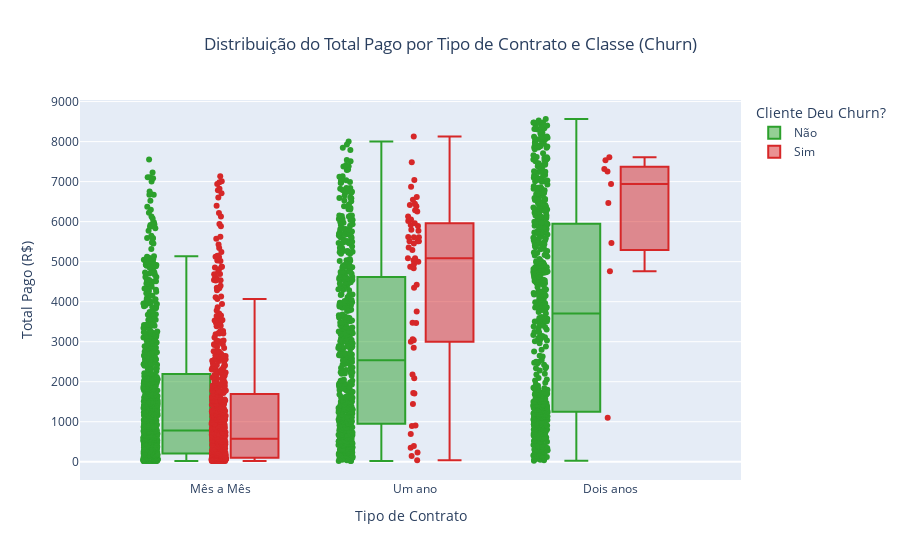

Source (notebook cell):
### Markdown cell above
### 4.4 Relação entre Tipo de Contrato, Total Pago ou Pagamento Mensal e Classe (Churn)
- A partir dessas análises, é possível notar que no contrato Mês a Mês, o impacto não é tão grande, mesmo que haja uma leve oscilação no pagamento para aqueles que são Churn, o equilíbrio entre os dados é notável. A partir do contrato de Um ano, já é possível verificar que os dados diminuiram e está bem mais concentrado nos R$5000 total e R$100 mensais. No contrato de Dois anos, os dados diminuiem ainda mais e a concentração aumenta também nos valores mais altos (mais ou menos R$7000 totais e R$110 reais mensais). 
- Isso pode significar que, além do tempo (que é verificado na métrica anterior, realmente influenciar se o cliente vai ser Churn ou não), mas também, os clientes que são Churn e assinaram um contrato mais longo, em média, tiveram um valor monetário pago maior que os que não viraram Churn.

### Code cell
# Ajuste de labels
df_churn['Churn'] = df_churn['Churn'].replace({'Yes': 'Sim', 'No': 'Não'})
df_churn['Tipo_Contrato'] = df_churn['Tipo_Contrato'].replace({'Month-to-month': 'Mês a Mês', 'One year': 'Um ano', 'Two year': 'Dois anos'})

fig_contrato_churn = px.box(
    df_churn,
    x='Tipo_Contrato',
    y='Total_Pago',
    color='Churn',  # separa por Churn (cores diferentes)
    points='all',
    title='Distribuição do Total Pago por Tipo de Contrato e Classe (Churn)',
    color_discrete_map={
        'Sim': '#d62728',  # churn - vermelho
        'Não': '#2ca02c'   # não churn - verde
    }
)

fig_contrato_churn.update_layout(
    title_x=0.5,
    xaxis_title='Tipo de Contrato',
    yaxis_title='Total Pago (R$)',
    legend_title_text='Cliente Deu Churn?'
)

fig_contrato_churn.show()

### Figure 1 — Plotly figure (JSON) as saved in the notebook; plotly's stock layout.template omitted (floating-point values rounded to 4 significant figures; data arrays with more than 128 entries replaced by an {"elided": "..."} marker saying what was removed)
{"data": [{"alignmentgroup": "True", "boxpoints": "all", "hovertemplate": "Churn=Não<br>Tipo_Contrato=%{x}<br>Total_Pago=%{y}<extra></extra>", "legendgroup": "Não", "marker": {"color": "#2ca02c"}, "name": "Não", "notched": false, "offsetgroup": "Não", "orientation": "v", "showlegend": true, "type": "box", "x": {"elided": "1841 str values"}, "x0": " ", "xaxis": "x", "y": {"elided": "1841 float values"}, "y0": " ", "yaxis": "y"}, {"alignmentgroup": "True", "boxpoints": "all", "hovertemplate": "Churn=Sim<br>Tipo_Contrato=%{x}<br>Total_Pago=%{y}<extra></extra>", "legendgroup": "Sim", "marker": {"color": "#d62728"}, "name": "Sim", "notched": false, "offsetgroup": "Sim", "orientation": "v", "showlegend": true, "type": "box", "x": {"elided": "647 str values"}, "x0": " ", "xaxis": "x", "y": {"elided": "647 float values"}, "y0": " ", "yaxis": "y"}], "layout": {"boxmode": "group", "legend": {"title": {"text": "Cliente Deu Churn?"}, "tracegroupgap": 0}, "title": {"text": "Distribuição do Total Pago por Tipo de Contrato e Classe (Churn)", "x": 0.5}, "xaxis": {"anchor": "y", "domain": [0, 1], "title": {"text": "Tipo de Contrato"}}, "yaxis": {"anchor": "x", "domain": [0, 1], "title": {"text": "Total Pago (R$)"}}}}
